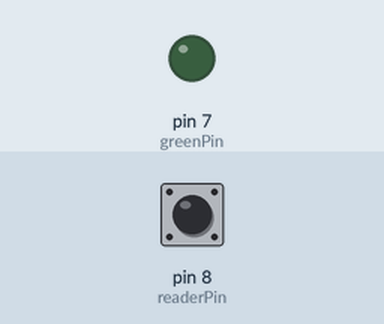
Recording of a sketch running on a simulated Arduino Uno, built with avr-gcc and run on an emulated ATmega328P. On the bench: output pins drawn as LEDs (lit = HIGH). Dashed ring = blinking. The inputs (shaded band) are chosen by the test bench; at power-on: pin 8 (readerPin) LOW.

Above: at 1.2 s.
1.3 s: pin 8 (readerPin) pulsed HIGH 5 times (0.12 s each, 0.3 s apart)
At 1.75 s:
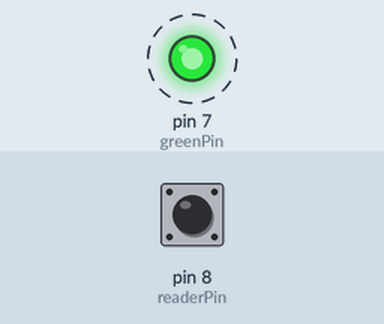
4.3 s: pin 8 (readerPin) driven HIGH
At 4.9 s:
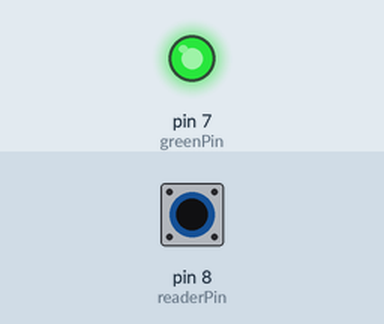
Timing chart, 0 to 7.3 s (numbered marks = the images above; inputs shaded):
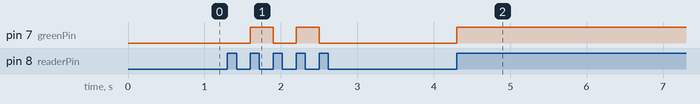

Measured:
- after the input at 1.3 s, pin 7 (greenPin): alternates HIGH for 0.30 s and LOW for 0.30 s, 4 changes in all, then stays LOW, starting after 0.30 s
- after the input at 4.3 s, pin 7 (greenPin): LOW → HIGH at once

The sketch:

PushButton_2.ino
```cpp
int greenPin = 7;
int readerPin = 8;

int dt = 100;

int LEDstate = 1;
int button_old = 0;
int button_new;

void setup() {
  // put your setup code here, to run once:
  pinMode(greenPin,OUTPUT);
  pinMode(readerPin,INPUT);

  Serial.begin(9600);

}

void loop() {
  // put your main code here, to run repeatedly:

  button_new = digitalRead(readerPin);

  if (button_new == 1 && button_old == 0){


    if(LEDstate == 0){
      digitalWrite(greenPin,HIGH);
      LEDstate = 1;
    }

    else{
      digitalWrite(greenPin,LOW);
      LEDstate = 0;
    }
  }


   button_old = button_new;
   //delay(dt);

}
```
